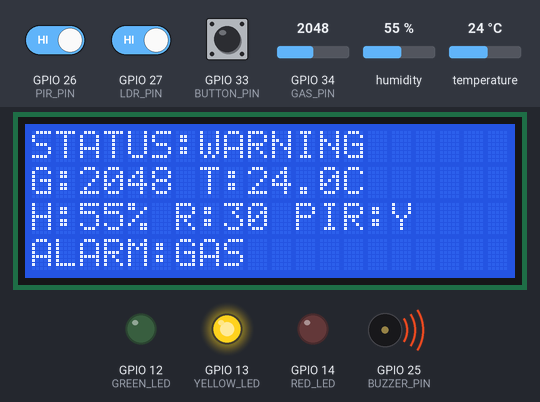
This sketch was run on a simulated ESP32. On the bench: 20×4 character LCD, output pins drawn as LEDs (lit = HIGH), buzzer (waves = sounding, pin HIGH). The test bench sets the inputs (shaded band); at power-on: GPIO 34 (GAS_PIN) = 2048, GPIO 33 (BUTTON_PIN) HIGH, temperature 24 °C, GPIO 26 (PIR_PIN) HIGH, GPIO 27 (LDR_PIN) HIGH, humidity 55 %. WiFi joins after 1.5 s; servers stay silent unless stated; uploads are accepted with an empty reply; what the sketch prints to the serial monitor is not drawn.

Above: at 6.3 s.
6.4 s: GPIO 34 (GAS_PIN) set to 2764
At 8.5 s:
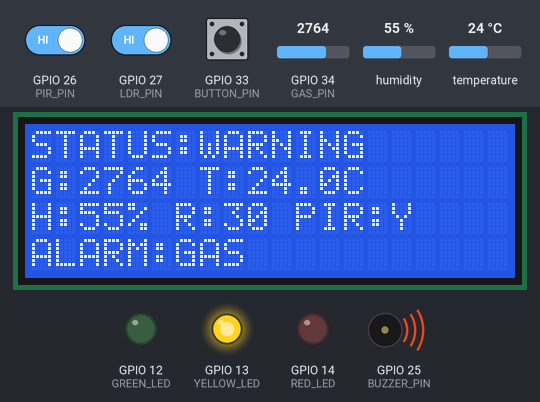
8.8 s: GPIO 34 (GAS_PIN) set to 2841
At 9.7 s:
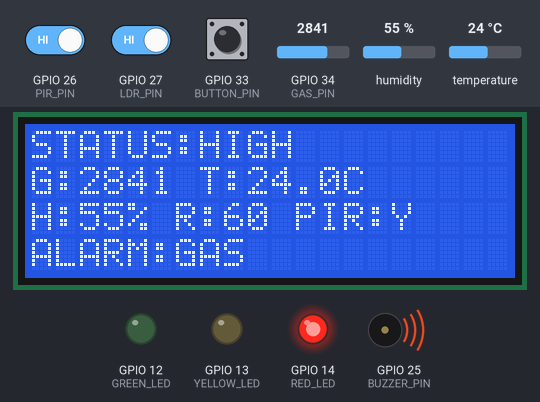
10.8 s: GPIO 33 (BUTTON_PIN) pulled LOW for 0.15 s
At 14.3 s:
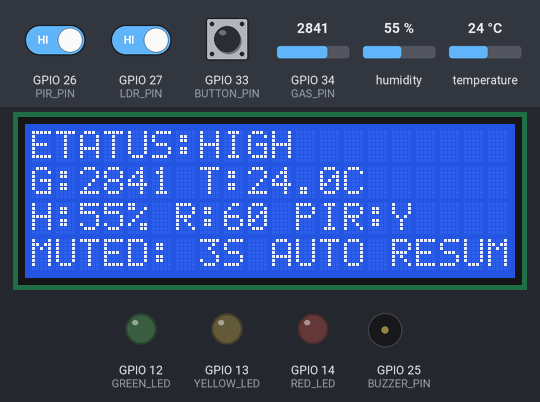
14.9 s: temperature set to 41 °C
At 17.3 s:
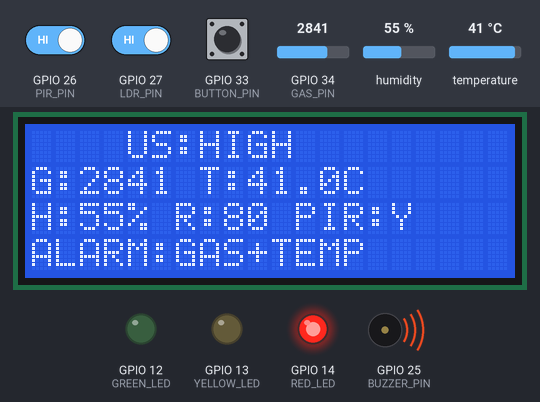
18.3 s: GPIO 26 (PIR_PIN) driven LOW
20.5 s: GPIO 27 (LDR_PIN) driven LOW
At 22.6 s:
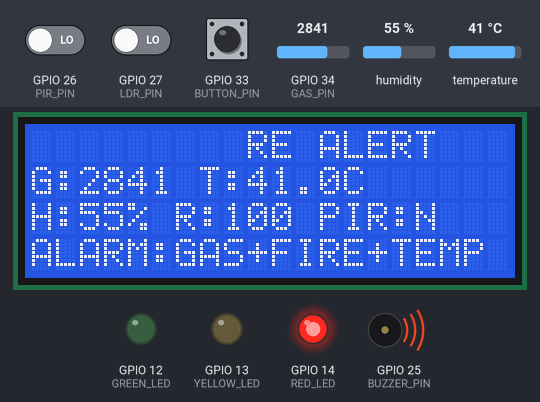
Timing chart, 0 to 23.8 s (numbered marks = the images above; inputs shaded):
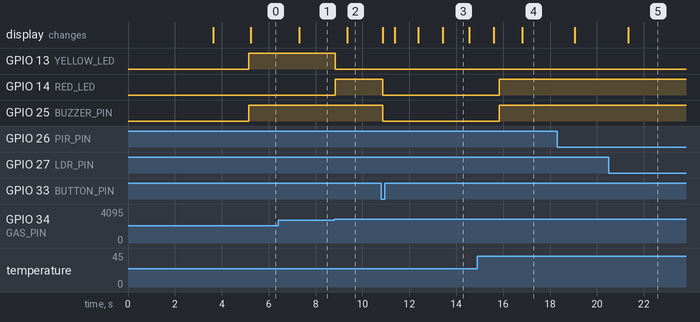

The sketch:

sketch.ino
```cpp
#include <WiFi.h>
#include <HTTPClient.h>
#include <WiFiClientSecure.h>
#include <Wire.h>
#include <LiquidCrystal_I2C.h>
#include <DHT.h>

// =================================================
// PIN DEFINITIONS
// =================================================

#define GAS_PIN       34
#define LDR_PIN       27
#define DHT_PIN       4
#define PIR_PIN       26
#define BUTTON_PIN    33

#define BUZZER_PIN    25

#define GREEN_LED     12
#define YELLOW_LED    13
#define RED_LED       14

#define I2C_SDA       21
#define I2C_SCL       22

// =================================================
// SENSOR / LCD
// =================================================

#define DHT_TYPE DHT22

DHT dht(DHT_PIN, DHT_TYPE);

LiquidCrystal_I2C lcd(0x27, 20, 4);

// =================================================
// THRESHOLDS
// =================================================

const int GAS_WARNING  = 1800;
const int GAS_CRITICAL = 2800;

const float TEMP_WARNING  = 35.0;
const float TEMP_CRITICAL = 45.0;

// =================================================
// WIFI
// =================================================

const char* WIFI_SSID = "Wokwi-GUEST";
const char* WIFI_PASSWORD = "";

const char* API_URL = "https://YOUR-TUNNEL-URL/api/events";

// =================================================
// TIMING
// =================================================

unsigned long lastLCDUpdate = 0;
const unsigned long LCD_INTERVAL = 1000;

unsigned long lastNotification = 0;
const unsigned long NOTIFICATION_INTERVAL = 2000;

// =================================================
// BUTTON
// =================================================

bool lastButtonState = HIGH;

unsigned long lastButtonPress = 0;
const unsigned long BUTTON_DEBOUNCE = 250;

// =================================================
// ALARM MUTE
// =================================================

// When true, automatic alarm is temporarily muted
bool alarmMuted = false;
bool manualEmergency = false;
bool buzzerActive = false;

unsigned long alarmMuteStart = 0;

// Mute duration = 5 seconds
const unsigned long ALARM_MUTE_TIME = 5000;

// =================================================
// SYSTEM
// =================================================

String previousState = "";


// =================================================
// SETUP
// =================================================

void setup() {

  Serial.begin(115200);

  pinMode(GAS_PIN, INPUT);
  pinMode(LDR_PIN, INPUT);
  pinMode(PIR_PIN, INPUT);

  pinMode(BUTTON_PIN, INPUT_PULLUP);

  pinMode(BUZZER_PIN, OUTPUT);

  pinMode(GREEN_LED, OUTPUT);
  pinMode(YELLOW_LED, OUTPUT);
  pinMode(RED_LED, OUTPUT);

  dht.begin();

  Wire.begin(I2C_SDA, I2C_SCL);

  lcd.init();
  lcd.backlight();

  lcd.clear();

  lcd.setCursor(0, 0);
  lcd.print("    SAFEHOSTEL");

  lcd.setCursor(0, 1);
  lcd.print("Safety Monitoring");

  lcd.setCursor(0, 2);
  lcd.print("System Starting");

  delay(2000);

  allOff();

  connectWiFi();

  lcd.clear();

  lcd.setCursor(0, 0);
  lcd.print("SYSTEM READY");

  lcd.setCursor(0, 1);

  if (WiFi.status() == WL_CONNECTED)
    lcd.print("WiFi: CONNECTED");
  else
    lcd.print("WiFi: OFFLINE");

  delay(1500);

  lcd.clear();
}


// =================================================
// MAIN LOOP
// =================================================

void loop() {

  // =================================================
  // READ SENSORS
  // =================================================

  int gasValue = analogRead(GAS_PIN);

  int ldrValue = digitalRead(LDR_PIN);

  int motion = digitalRead(PIR_PIN);

  float temperature = dht.readTemperature();
  float humidity = dht.readHumidity();

  if (isnan(temperature))
    temperature = 0;

  if (isnan(humidity))
    humidity = 0;


  // Wokwi LDR = flame/light proxy
  bool flameDetected = (ldrValue == LOW);


  // =================================================
  // CHECK MUTE TIMER
  // =================================================

  if (alarmMuted) {

    if (millis() - alarmMuteStart >= ALARM_MUTE_TIME) {

      alarmMuted = false;

      Serial.println("5 SECOND MUTE FINISHED");
      Serial.println("AUTOMATIC DETECTION RESUMED");
    }
  }


  // =================================================
  // DETECT HAZARDS
  // =================================================

  bool gasWarning =
    gasValue >= GAS_WARNING;

  bool gasCritical =
    gasValue >= GAS_CRITICAL;


  bool temperatureWarning =
    temperature >= TEMP_WARNING;

  bool temperatureCritical =
    temperature >= TEMP_CRITICAL;


  // =================================================
  // CALCULATE RISK
  // =================================================

  int riskScore = 0;


  if (gasCritical)
    riskScore += 60;

  else if (gasWarning)
    riskScore += 30;


  if (temperatureCritical)
    riskScore += 40;

  else if (temperatureWarning)
    riskScore += 20;


  if (flameDetected)
    riskScore += 60;

  if (riskScore > 100)
    riskScore = 100;


  // =================================================
  // ANY AUTOMATIC HAZARD?
  // =================================================

  bool hazardDetected =
    gasWarning ||
    temperatureWarning ||
    flameDetected;

  handleButton(buzzerActive);


  // =================================================
  // ALARM REASON
  // =================================================

  String alarmReason = manualEmergency
    ? "MANUAL EMERGENCY"
    : getAlarmReason(gasWarning, temperatureWarning, flameDetected);


  // =================================================
  // STATUS
  // =================================================

  String status;


  if (manualEmergency) {

    status = "MANUAL";

  }

  else if (flameDetected) {

    status = "FIRE ALERT";

  }

  else if (riskScore >= 100) {

    status = "CRITICAL";

  }

  else if (riskScore >= 60) {

    status = "HIGH";

  }

  else if (riskScore >= 30) {

    status = "WARNING";

  }

  else {

    status = "SAFE";

  }


  // =================================================
  // BUZZER LOGIC
  // =================================================

  bool alarmActive = hazardDetected || manualEmergency;
  buzzerActive = alarmActive && !alarmMuted;
  digitalWrite(BUZZER_PIN, buzzerActive ? HIGH : LOW);


  // =================================================
  // LED LOGIC
  // =================================================

  if (alarmMuted) {

    digitalWrite(GREEN_LED, LOW);
    digitalWrite(YELLOW_LED, LOW);
    digitalWrite(RED_LED, LOW);

  }

  else if (!hazardDetected && !manualEmergency) {

    // SAFE

    digitalWrite(GREEN_LED, HIGH);
    digitalWrite(YELLOW_LED, LOW);
    digitalWrite(RED_LED, LOW);

  }

  else if (manualEmergency || riskScore >= 60 || flameDetected) {

    // Serious hazard

    digitalWrite(GREEN_LED, LOW);
    digitalWrite(YELLOW_LED, LOW);
    digitalWrite(RED_LED, HIGH);

  }

  else {

    // Warning

    digitalWrite(GREEN_LED, LOW);
    digitalWrite(YELLOW_LED, HIGH);
    digitalWrite(RED_LED, LOW);
  }


  // =================================================
  // LCD
  // =================================================

  if (millis() - lastLCDUpdate >= LCD_INTERVAL) {

    lastLCDUpdate = millis();

    updateLCD(
      status,
      alarmReason,
      gasValue,
      temperature,
      humidity,
      motion,
      flameDetected,
      riskScore,
      manualEmergency
    );
  }


  // =================================================
  // API NOTIFICATION
  // =================================================

  String currentState =
    status + "|" +
    alarmReason + "|" +
    String(gasValue) + "|" +
    String(temperature, 1) + "|" +
    String(humidity, 0) + "|" +
    String(flameDetected) + "|" +
    String(riskScore) + "|" +
    String(alarmMuted) + "|" +
    String(manualEmergency) + "|" +
    String(buzzerActive);


  if (currentState != previousState ||
      millis() - lastNotification >= NOTIFICATION_INTERVAL) {

    if (millis() - lastNotification >= NOTIFICATION_INTERVAL ||
        lastNotification == 0) {

      sendNotification(
        status,
        alarmReason,
        gasValue,
        temperature,
        humidity,
        motion,
        flameDetected,
        riskScore,
        alarmMuted,
        manualEmergency,
        buzzerActive
      );

      lastNotification = millis();
      previousState = currentState;
    }
  }


  // =================================================
  // SERIAL MONITOR
  // =================================================

  Serial.println("--------------------------------");

  Serial.print("Gas: ");
  Serial.println(gasValue);

  Serial.print("Temperature: ");
  Serial.println(temperature, 1);

  Serial.print("Humidity: ");
  Serial.println(humidity, 0);

  Serial.print("PIR: ");
  Serial.println(motion ? "YES" : "NO");

  Serial.print("Flame: ");
  Serial.println(flameDetected ? "YES" : "NO");

  Serial.print("Risk: ");
  Serial.println(riskScore);

  Serial.print("Status: ");
  Serial.println(status);

  Serial.print("Reason: ");
  Serial.println(alarmReason);

  Serial.print("Alarm Muted: ");
  Serial.println(alarmMuted ? "YES" : "NO");

  Serial.print("Manual Emergency: ");
  Serial.println(manualEmergency ? "YES" : "NO");

  delay(50);
}


// =================================================
// BUTTON HANDLER
// =================================================

void handleButton(bool alarmIsActive) {

  bool currentButtonState =
    digitalRead(BUTTON_PIN);


  // Detect button press
  if (lastButtonState == HIGH &&
      currentButtonState == LOW) {

    if (millis() - lastButtonPress >
        BUTTON_DEBOUNCE) {

      lastButtonPress = millis();


      // ---------------------------------------------
      // BUTTON PRESSED
      // ---------------------------------------------

      if (alarmIsActive) {

        alarmMuted = true;
        manualEmergency = false;
        alarmMuteStart = millis();

        Serial.println("ALARM MUTED FOR 5 SECONDS");
        lcd.clear();
        lcd.setCursor(0, 0);
        lcd.print("ALARM MUTED");
        lcd.setCursor(0, 1);
        lcd.print("AUTO RESUMES IN 5S");

      }

      else {

        alarmMuted = false;
        manualEmergency = true;

        Serial.println("MANUAL EMERGENCY ACTIVATED");
        lcd.clear();
        lcd.setCursor(0, 0);
        lcd.print("MANUAL EMERGENCY");
        lcd.setCursor(0, 1);
        lcd.print("BUZZER ACTIVE");
      }
    }
  }


  lastButtonState =
    currentButtonState;
}


// =================================================
// ALARM REASON
// =================================================

String getAlarmReason(
  bool gas,
  bool temperature,
  bool flame
) {

  String reason = "";


  if (gas) {

    reason += "GAS";
  }


  if (flame) {

    if (reason != "")
      reason += "+";

    reason += "FIRE";
  }


  if (temperature) {

    if (reason != "")
      reason += "+";

    reason += "TEMP";
  }


  if (reason == "")
    reason = "NONE";


  return reason;
}


// =================================================
// LCD UPDATE
// =================================================

void updateLCD(
  String status,
  String reason,
  int gasValue,
  float temperature,
  float humidity,
  int motion,
  bool flameDetected,
  int riskScore,
  bool manual
) {

  // -----------------------------------------------
  // LINE 1
  // -----------------------------------------------

  lcd.setCursor(0, 0);

  lcd.print("STATUS:");
  lcd.print(status);

  lcd.print("             ");


  // -----------------------------------------------
  // LINE 2
  // -----------------------------------------------

  lcd.setCursor(0, 1);

  lcd.print("G:");
  lcd.print(gasValue);

  lcd.print(" T:");
  lcd.print(temperature, 1);

  lcd.print("C       ");


  // -----------------------------------------------
  // LINE 3
  // -----------------------------------------------

  lcd.setCursor(0, 2);

  lcd.print("H:");
  lcd.print(humidity, 0);

  lcd.print("% R:");
  lcd.print(riskScore);

  lcd.print(" PIR:");
  lcd.print(motion ? "Y" : "N");

  lcd.print(" ");


  // -----------------------------------------------
  // LINE 4
  // -----------------------------------------------

  lcd.setCursor(0, 3);


  if (alarmMuted) {

    lcd.print("MUTED: ");
    lcd.print(5 -
      ((millis() - alarmMuteStart) / 1000));

    lcd.print("S AUTO RESUME");
  }

  else if (manual) {

    lcd.print("MANUAL EMERGENCY");
  }

  else if (reason != "NONE") {

    lcd.print("ALARM:");
    lcd.print(reason);

    lcd.print("          ");
  }

  else {

    lcd.print("SAFE  FIRE:");
    lcd.print(flameDetected ? "YES" : "NO");

    lcd.print("    ");
  }
}


// =================================================
// WIFI CONNECTION
// =================================================

void connectWiFi() {

  Serial.println();
  Serial.print("Connecting WiFi...");

  WiFi.begin(
    WIFI_SSID,
    WIFI_PASSWORD
  );


  int attempts = 0;


  while (
    WiFi.status() != WL_CONNECTED &&
    attempts < 30
  ) {

    delay(500);

    Serial.print(".");

    attempts++;
  }


  Serial.println();


  if (WiFi.status() == WL_CONNECTED) {

    Serial.println("WiFi Connected!");

    Serial.print("IP: ");
    Serial.println(WiFi.localIP());

  }

  else {

    Serial.println(
      "WiFi connection failed."
    );

    Serial.println(
      "Running in offline mode."
    );
  }
}


// =================================================
// API NOTIFICATION
// =================================================

void sendNotification(
  String status,
  String reason,
  int gasValue,
  float temperature,
  float humidity,
  int motion,
  bool flameDetected,
  int riskScore,
  bool muted,
  bool manual,
  bool alarm
) {

  if (WiFi.status() != WL_CONNECTED) {

    Serial.println(
      "WiFi unavailable."
    );

    return;
  }


  HTTPClient http;
  WiFiClientSecure secureClient;
  secureClient.setInsecure();

  http.begin(secureClient, API_URL);

  http.addHeader(
    "Content-Type",
    "application/json"
  );


  String json = "{";


  json += "\"status\":\"";
  json += status;
  json += "\",";


  json += "\"reason\":\"";
  json += reason;
  json += "\",";


  json += "\"gas\":";
  json += String(gasValue);
  json += ",";


  json += "\"temperature\":";
  json += String(temperature, 1);
  json += ",";


  json += "\"humidity\":";
  json += String(humidity, 0);
  json += ",";


  json += "\"pir\":";
  json += motion ? "true" : "false";
  json += ",";


  json += "\"fire\":";
  json += flameDetected
    ? "true,"
    : "false,";


  json += "\"risk_score\":";
  json += String(riskScore);
  json += ",";


  json += "\"alarm_muted\":";
  json += muted
    ? "true,"
    : "false,";

  json += "\"manual_emergency\":";
  json += manual
    ? "true,"
    : "false,";

  json += "\"alarm\":";
  json += alarm
    ? "true,"
    : "false,";

  unsigned long muteRemaining = muted
    ? (ALARM_MUTE_TIME - (millis() - alarmMuteStart) + 999) / 1000
    : 0;

  json += "\"mute_remaining_seconds\":";
  json += String(muteRemaining);


  json += "}";


  Serial.println();
  Serial.println("API DATA:");
  Serial.println(json);


  int responseCode =
    http.POST(json);


  Serial.print(
    "API Response: "
  );

  Serial.println(responseCode);


  http.end();
}


// =================================================
// ALL OUTPUTS OFF
// =================================================

void allOff() {

  digitalWrite(
    GREEN_LED,
    LOW
  );

  digitalWrite(
    YELLOW_LED,
    LOW
  );

  digitalWrite(
    RED_LED,
    LOW
  );

  digitalWrite(
    BUZZER_PIN,
    LOW
  );
}
```

Measured:
- the behaviour switches between 2799 and 2800 on GPIO 34 (GAS_PIN) (found by bisection; images 1 and 2)
- after the input at 6.4 s, the display: changes after 0.90 s (image 1)
- after the input at 8.8 s, GPIO 13 (YELLOW_LED): HIGH → LOW after 0.05 s; GPIO 14 (RED_LED): LOW → HIGH after 0.05 s; the display: changes after 0.56 s (image 2)
- after the input at 10.8 s, GPIO 14 (RED_LED), GPIO 25 (BUZZER_PIN): HIGH → LOW after 0.06 s; the display: first changes after 0.07 s (image 3 shows a later state)
- after the input at 20.5 s, the display: changes after 0.83 s (image 5)
